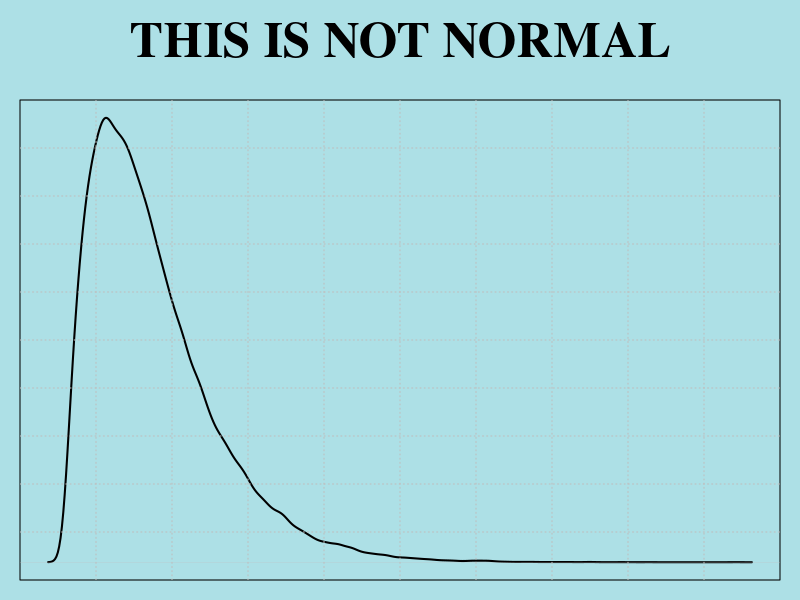
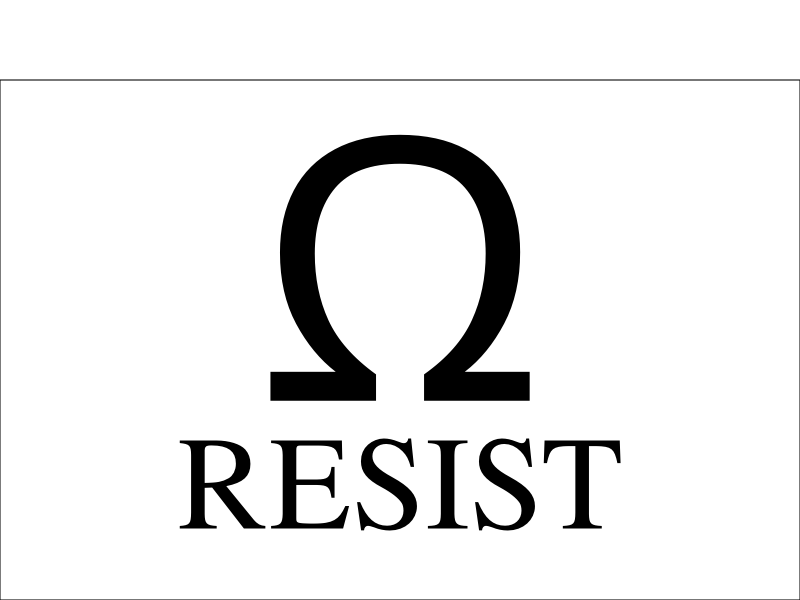
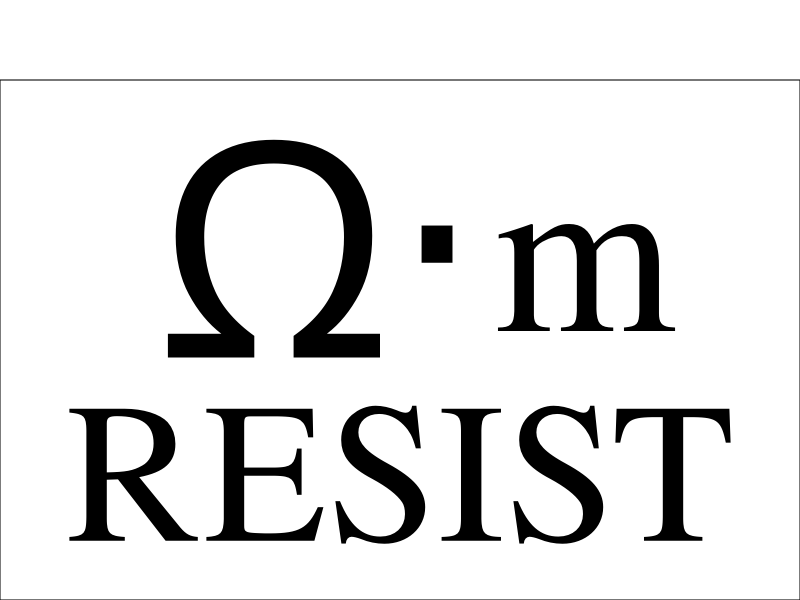

The R script that drew these images, in order:
## ---- chunk 1
knitr::opts_chunk$set(echo = TRUE)
## ---- chunk 2
# THIS IS NOT NORMAL sign (with distribution)
distribution <- rnbinom(100000, 2, .01)       # Choose distribution (generate whatever you want!)
par(family="serif", bg="#ade0e6")             # Set font and background color
par(mar=c(1, 1, 1, 1), oma=c(0,0,4,0))        # Set margins around graph (the "4" in outer margins 
                                              # is to leave room for the sign title)

plot(density(distribution),                   # plot the graph 
     main="", xlab="", xaxt='n', ylab="",     # with no labels
     yaxt='n', lwd=2)                         # and twice the normal line thickness

grid(nx = 10, ny = 10, col = "gray",          # add dotted gray grid to background 
     lty = "dotted",lwd = par("lwd"), 
     equilogs = TRUE)

title(main="THIS IS NOT NORMAL",              # Add title. 
      outer=TRUE, cex.main=3)                 # Make it big.

## ---- chunk 3
par(mar = c(0,0,0,0), family="serif", bg="white")       # Set font and background color
plot(c(0, 1), c(0, 1), ann = F, bty = 'o', type = 'n',  # Plot an empty square
     xaxt = 'n', yaxt = 'n')
text(.5,.65, expression(Omega), cex=22)                 # Place the Omega sign (you may need to futz                                                           with the x and y positions)
text(.5,.2, "RESIST", cex=8)                            # Place the text
## ---- chunk 4
# RESIST sign (with ohm meter symbol)
par(mar = c(0,0,0,0), family="serif", bg="white")
plot(c(0, 1), c(0, 1), ann = F, bty = 'o', type = 'n', xaxt = 'n', yaxt = 'n')
text(.33,.69, expression(Omega), cex=18)
text(.55,.61, expression(paste(""%.%"")), cex=18)
text(.75,.63, "m", cex=14)
text(.5,.22, "RESIST", cex=12)
